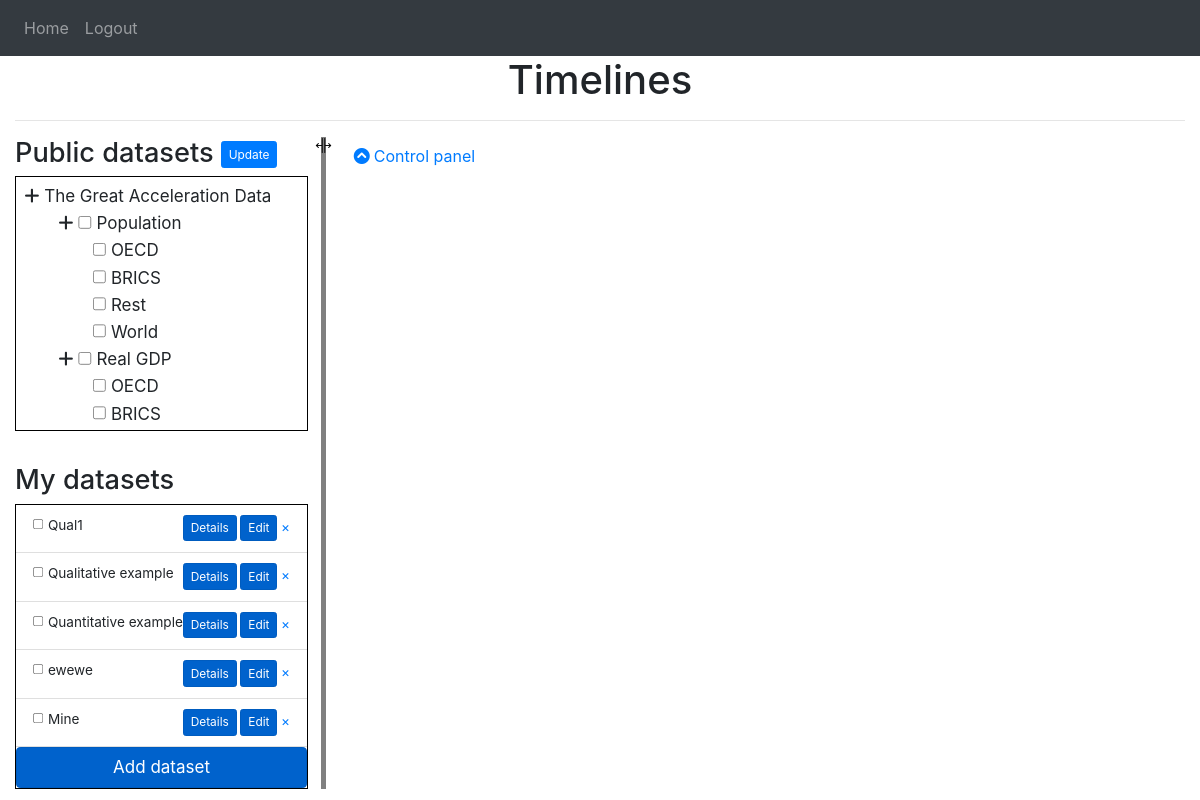
The page /home (signed in) on the database as committed earlier.
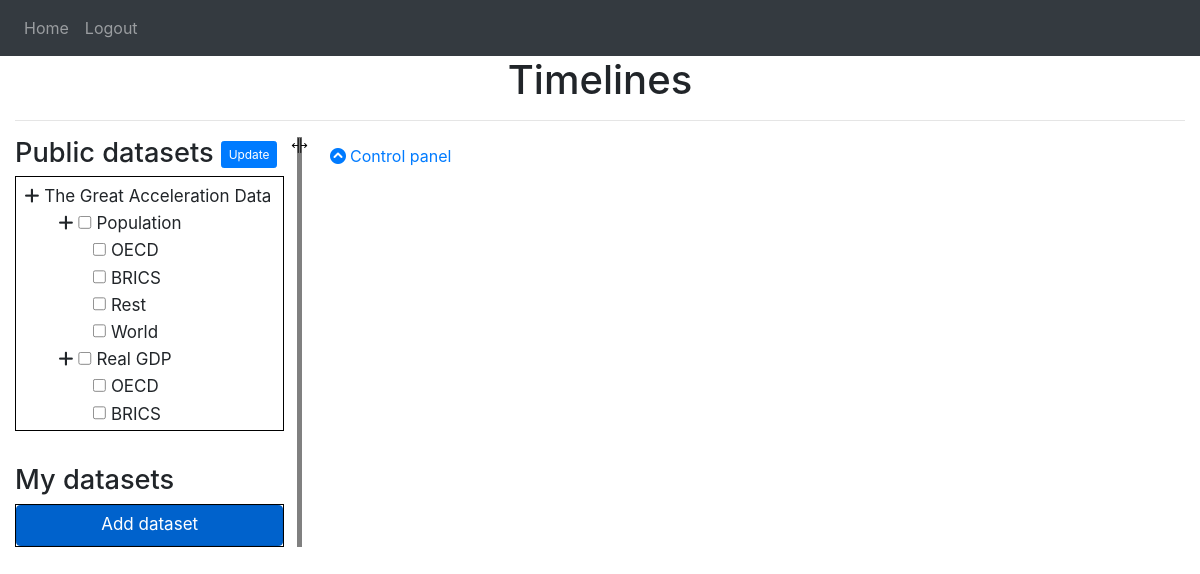
The same page on the database as committed later.
### website/models.py (models this page shows)
class DataSet(db.Model):
    id = db.Column(db.Integer, primary_key=True)
    id_predef = db.Column(db.Integer, unique=True, nullable=True)  # Unique if not null
    label = db.Column(db.String(LABEL_MAXLENGTH))   # For checkbox lists
    description = db.Column(db.String(DESCRIPTION_MAXLENGTH))
    time_values = db.Column(db.String(DATA_MAXLENGTH))
    data_values = db.Column(db.String(DATA_MAXLENGTH))
    data_is_qualitative = db.Column(db.Boolean, unique=False, default=False)
    data_scale = db.Column(db.Integer, nullable=True)  # Power of ten
    data_unit = db.Column(db.String(UNIT_MAXLENGTH), nullable=True)  # null only for qualitative data
    legend = db.Column(db.String(LABEL_MAXLENGTH), nullable=True)  # null only for qualitative data
    date = db.Column(db.DateTime(timezone=True), default=func.now())
    user_id = db.Column(db.Integer, db.ForeignKey('user.id'), nullable=True)  # null means predefined data

### website/views.py (the view)
@views.route('/home', methods=['GET'])
def home():
    return render_template("home.html", user=current_user)

### website/__init__.py (called while the page is built)
def create_app():
    app = Flask(__name__)  # __name__ is 'website'
    app.config['SECRET_KEY'] = '410d1f4eb7412ee625ed5a3562ec1cc6'
    app.config['SQLALCHEMY_DATABASE_URI'] = f'sqlite:///{DB_NAME}'
    app.config['SQLALCHEMY_TRACK_MODIFICATIONS'] = False
    db.init_app(app)
    from .views import views
    from .auth import auth
    app.register_blueprint(views, url_prefix='/')
    app.register_blueprint(auth, url_prefix='/')
    from .models import User
    create_database(app)
    login_manager = LoginManager()
    login_manager.login_view = 'auth.login'
    login_manager.init_app(app)
    @login_manager.user_loader
    def load_user(id):
        return User.query.get(int(id))
    return app

### website/templates/home.html (shortened to what this page needs)
{% extends "base.html" %}
{% block content %}
<h1 align="center">Timelines</h1>
<hr />
<div class="container-fluid">
  <div class="row">
    <div class="resizable_e" id="left-column">
      <h2>Public datasets
        {% if user.email == "markusrobertjonsson@gmail.com" %}
          <a href="{{ url_for('views.update_predef') }}" class="btn btn-primary btn-sm" role="button" aria-pressed="true">Update</a>
        {% endif %}
      </h2>
        <div id="treeview_container" class="hummingbird-treeview" style="height: 300px; overflow-y: scroll; border:1px solid black;">
          <ul id="treeview" class="hummingbird-base">
            <li data-id="0">
              <i class="fa fa-plus"></i>
              <label>
                The Great Acceleration Data
              </label>
              <ul>
                {% set cnt = [1] %}
                {% for g in ["Population", "Real GDP", "FDI", "Urban population", "Fertilizer consumption",
                             "Large dams", "Water use", "Paper production", "Transportation", "Telecommunications"] %}
                  <li data-id="1">
                    <i class="fa fa-plus"></i>
                    <label>
                      <input id="xnode-0-1" data-id="custom-0-1" type="checkbox" /> {{g}}
                    </label>
                    <ul>
                      {% for gg in ["OECD", "BRICS", "Rest", "World"] %}
                        <li>
                          <label>
                            <input class="hummingbird-end-node" id={{'predef' ~ cnt[0]|string}} type="checkbox" /> {{gg}}
                          </label>
                        </li>
                      {% endfor %}
                    </ul>
                  </li>
                {% endfor %}
              </ul>
            </li>
          </ul>
        </div>
      <h2><br>My datasets</h2>
      {% if user.is_authenticated %}
      <div style="border:1px solid black;">
        <ul class="my_datasets_list list-group list-group-flush overflow-auto" id="datasets">
          {% for dataset in user.datasets %}
          <li class="list-group-item">
            <input type="checkbox" id="{{dataset.id}}" name="{{dataset.id}}" value="{{dataset.id}}" class="my_datasets_checkbox">
            <label for="{{dataset.id}}"> {{ dataset.label }} </label>
            <div class="float-right">
              <a href="{{ url_for('views.view_dataset', id=dataset.id) }}" class="btn btn-primary btn-sm active" role="button" aria-pressed="true">Details</a>
              <a href="{{ url_for('views.update_dataset', id=dataset.id) }}" class="btn btn-primary btn-sm active" role="button" aria-pressed="true">Edit</a>
              <a href="/delete/{{dataset.id}}">&times;</a>
            </div>
          </li>
          {% endfor %}
        </ul>
        <a href="{{ url_for('views.add') }}" class="btn btn-primary btn-lg btn-block active" role="button" aria-pressed="true">Add dataset</a>
      </div>
      {% else %}
      <a href="/login">Login</a> to be able to add your own datasets here.
      {% endif %}
    </div>
    <div class="col">
      <div class="row-md">
        <button class="btn btn-link" type="button" data-toggle="collapse" data-target="#control_panel" aria-expanded="true" aria-controls="control_panel">
          <i class="fa" aria-hidden="true">&nbsp;</i>Control panel
        </button>
      </div>
    </div>
  </div>
</div>
{% endblock %}

### website/templates/base.html (shortened to what this page needs)
<!DOCTYPE html>
<html>
  <head>
    <link rel="stylesheet"
        href="https://stackpath.bootstrapcdn.com/bootstrap/4.4.1/css/bootstrap.min.css"
 />
    <link rel="stylesheet"
        href="https://cdnjs.cloudflare.com/ajax/libs/font-awesome/6.0.0-beta2/css/all.min.css"
 />
    <link rel="stylesheet"
        href="https://cdn.jsdelivr.net/gh/hummingbird-dev/hummingbird-treeview@v3.0.0/hummingbird-treeview.css" />
    <link rel="stylesheet" type="text/css" href="https://cdnjs.cloudflare.com/ajax/libs/jqueryui/1.12.1/jquery-ui.css">
    <link rel="stylesheet"
          type="text/css"
          href="{{ url_for('static', filename='index.css') }}">
  </head>
  <body>
    <nav class="navbar navbar-expand-lg navbar-dark bg-dark">
      <div class="collapse navbar-collapse" id="navbar">
        <div class="navbar-nav">
          {% if user.is_authenticated %}
          <a class="nav-item nav-link" id="home" href="/">Home</a>
          <a class="nav-item nav-link" id="logout" href="/logout">Logout</a>
          {% else %}
          <a class="nav-item nav-link" id="login" href="/login">Login</a>
          <a class="nav-item nav-link" id="signUp" href="/sign-up">Sign Up</a>
          {% endif %}
        </div>
      </div>
    </nav>
    <div class="container-fluid">{% block content %} {% endblock %}</div>
  </body>
</html>

### website/static/index.css (style rules this page uses)
div#left-column { zoom: 0.85; }
ul.hummingbird-base { padding: 10px; }
div.resizable_e { padding-right: 15px; border-right: 6px solid gray; }
[data-toggle="collapse"] .fa:before { content: "\f139"; }
.hummingbird-treeview, .hummingbird-treeview * { list-style: none; font-size: 20px; line-height: 24px; }
.hummingbird-treeview input[type=checkbox] { width : 16px; height :16px; padding: 0px; margin: 0px; }

Rows that differ between the two databases and show on the page:
removed DataSet: label "Qual1"
removed DataSet: label "Qualitative example"
removed DataSet: label "Quantitative example"
removed DataSet: label "ewewe"
removed DataSet: label "Mine"
